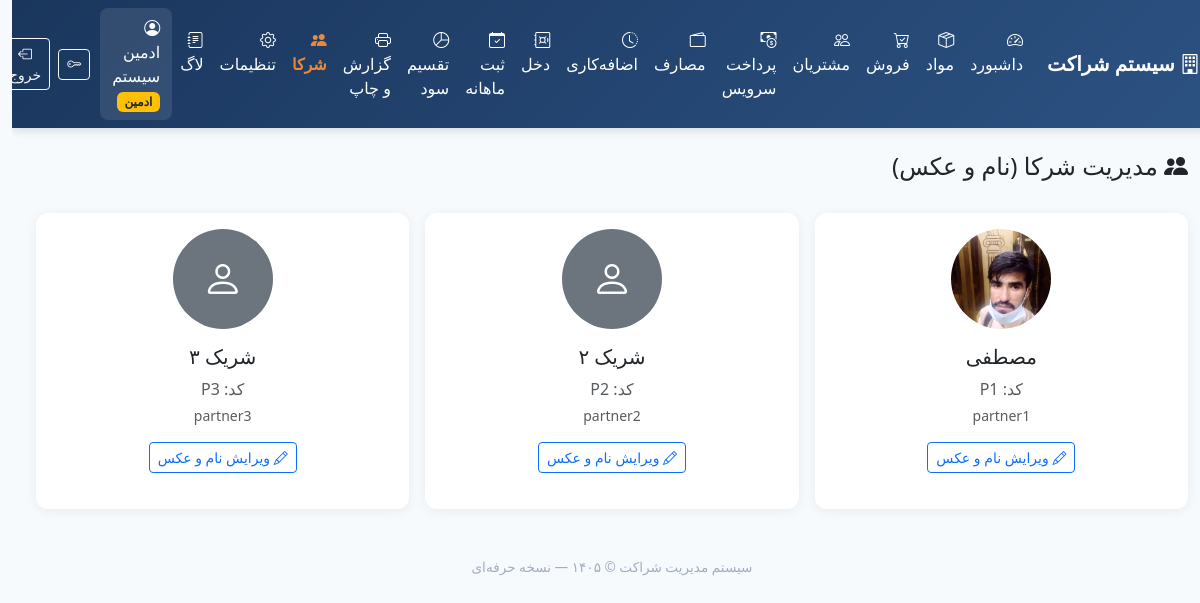
/partners (signed in), run on the app's committed database.
### tables this page shows
CREATE TABLE users (
            id INTEGER PRIMARY KEY AUTOINCREMENT,
            username TEXT UNIQUE NOT NULL,
            password_hash TEXT NOT NULL,
            full_name TEXT NOT NULL,
            role TEXT NOT NULL CHECK(role IN ('admin', 'partner')),
            partner_code TEXT,
            photo TEXT,
            is_active INTEGER DEFAULT 1,
            created_at TEXT DEFAULT CURRENT_TIMESTAMP
        );

### app.py (the view)
@app.route("/partners")
@login_required
@admin_required
def partners():
    conn = get_db()
    partners_list = conn.execute(
        "SELECT * FROM users WHERE role='partner' ORDER BY partner_code"
    ).fetchall()
    conn.close()
    return render_template("partners.html", partners=partners_list)

### app.py (called while the page is built, shortened)
def get_db():
    conn = sqlite3.connect(DB_PATH)
    conn.row_factory = sqlite3.Row
    try:
        conn.execute("PRAGMA foreign_keys = ON")
    except Exception:
        pass
    return conn

@login_manager.user_loader
def load_user(user_id):
    conn = get_db()
    row = conn.execute("SELECT * FROM users WHERE id = ?", (user_id,)).fetchone()
    conn.close()
    if row and row["is_active"]:
        return User(row["id"], row["username"], row["full_name"], row["role"], row["partner_code"], row["is_active"])
    return None

def admin_required(f):
    @wraps(f)
    def decorated(*args, **kwargs):
        if not current_user.is_authenticated or not current_user.is_admin:
            flash("دسترسی فقط برای ادمین مجاز است.", "danger")
            return redirect(url_for("dashboard"))
        return f(*args, **kwargs)
    return decorated

    @property
    def is_active(self):
        return self._active

    @property
    def is_admin(self):
        return self.role == "admin"

### templates/partners.html (shortened to what this page needs)
{% extends "base.html" %}
{% block content %}
<div class="d-flex justify-content-between align-items-center mb-4">
    <h4><i class="bi bi-people-fill"></i> مدیریت شرکا (نام و عکس)</h4>
</div>
<div class="row g-3">
    {% for p in partners %}
    <div class="col-md-4">
        <div class="card h-100 text-center">
            <div class="card-body">
                {% if p.photo %}
                <img src="{{ url_for('static', filename='uploads/' + p.photo) }}"
                     class="rounded-circle mb-3" style="width:100px; height:100px; object-fit:cover;">
                {% else %}
                <div class="rounded-circle bg-secondary text-white d-inline-flex align-items-center justify-content-center mb-3"
                     style="width:100px; height:100px; font-size:2.5rem;">
                    <i class="bi bi-person"></i>
                </div>
                {% endif %}
                <h5>{{ p.full_name }}</h5>
                <p class="text-muted mb-1">کد: {{ p.partner_code or '—' }}</p>
                <p class="small text-muted">{{ p.username }}</p>
                <a href="{{ url_for('partner_edit', id=p.id) }}" class="btn btn-sm btn-outline-primary">
                    <i class="bi bi-pencil"></i> ویرایش نام و عکس
                </a>
            </div>
        </div>
    </div>
    {% else %}
    <div class="col-12">
        <div class="alert alert-info">شریکی یافت نشد.</div>
    </div>
    {% endfor %}
</div>
{% endblock %}

### templates/base.html (shortened to what this page needs)
<!DOCTYPE html>
<html lang="fa" dir="rtl">
<head>
    <link href="https://cdn.jsdelivr.net/npm/bootstrap@5.3.3/dist/css/bootstrap.rtl.min.css" rel="stylesheet">
    <link href="https://cdn.jsdelivr.net/npm/bootstrap-icons@1.11.3/font/bootstrap-icons.min.css" rel="stylesheet">
</head>
<body>
    {% if current_user.is_authenticated %}
    <nav class="navbar navbar-expand-lg navbar-dark sticky-top">
        <div class="container-fluid">
            <a class="navbar-brand fw-bold" href="{{ url_for('dashboard') }}">
                <i class="bi bi-building"></i> سیستم شراکت
            </a>
            <div class="collapse navbar-collapse" id="nav">
                <ul class="navbar-nav me-auto mb-2 mb-lg-0">
                    <li class="nav-item">
                        <a class="nav-link {% if request.endpoint == 'dashboard' %}active{% endif %}" href="{{ url_for('dashboard') }}">
                            <i class="bi bi-speedometer2"></i> داشبورد
                        </a>
                    </li>
                    <li class="nav-item">
                        <a class="nav-link {% if request.endpoint == 'products' %}active{% endif %}" href="{{ url_for('products') }}">
                            <i class="bi bi-box-seam"></i> مواد
                        </a>
                    </li>
                    <li class="nav-item">
                        <a class="nav-link {% if request.endpoint == 'sales' %}active{% endif %}" href="{{ url_for('sales') }}">
                            <i class="bi bi-cart-check"></i> فروش
                        </a>
                    </li>
                    <li class="nav-item">
                        <a class="nav-link {% if request.endpoint == 'customers' %}active{% endif %}" href="{{ url_for('customers') }}">
                            <i class="bi bi-people"></i> مشتریان
                        </a>
                    </li>
                    <li class="nav-item">
                        <a class="nav-link {% if request.endpoint == 'payments' %}active{% endif %}" href="{{ url_for('payments') }}">
                            <i class="bi bi-cash-coin"></i> پرداخت سرویس
                        </a>
                    </li>
                    <li class="nav-item">
                        <a class="nav-link {% if request.endpoint == 'expenses' %}active{% endif %}" href="{{ url_for('expenses') }}">
                            <i class="bi bi-wallet2"></i> مصارف
                        </a>
                    </li>
                    <li class="nav-item">
                        <a class="nav-link {% if request.endpoint == 'overtime' %}active{% endif %}" href="{{ url_for('overtime') }}">
                            <i class="bi bi-clock-history"></i> اضافه‌کاری
                        </a>
                    </li>
                    <li class="nav-item">
                        <a class="nav-link {% if request.endpoint == 'cash' %}active{% endif %}" href="{{ url_for('cash') }}">
                            <i class="bi bi-safe"></i> دخل
                        </a>
                    </li>
                    <li class="nav-item">
                        <a class="nav-link {% if request.endpoint == 'monthly' %}active{% endif %}" href="{{ url_for('monthly') }}">
                            <i class="bi bi-calendar-check"></i> ثبت ماهانه
                        </a>
                    </li>
                    <li class="nav-item">
                        <a class="nav-link {% if request.endpoint == 'profit' %}active{% endif %}" href="{{ url_for('profit') }}">
                            <i class="bi bi-pie-chart"></i> تقسیم سود
                        </a>
                    </li>
                    <li class="nav-item">
                        <a class="nav-link {% if request.endpoint == 'reports' %}active{% endif %}" href="{{ url_for('reports') }}">
                            <i class="bi bi-printer"></i> گزارش و چاپ
                        </a>
                    </li>
                    {% if current_user.is_admin %}
                    <li class="nav-item">
                        <a class="nav-link {% if request.endpoint == 'partners' %}active{% endif %}" href="{{ url_for('partners') }}">
                            <i class="bi bi-people-fill"></i> شرکا
                        </a>
                    </li>
                    <li class="nav-item">
                        <a class="nav-link {% if request.endpoint == 'settings' %}active{% endif %}" href="{{ url_for('settings') }}">
                            <i class="bi bi-gear"></i> تنظیمات
                        </a>
                    </li>
                    <li class="nav-item">
                        <a class="nav-link {% if request.endpoint == 'logs' %}active{% endif %}" href="{{ url_for('logs') }}">
                            <i class="bi bi-journal-text"></i> لاگ
                        </a>
                    </li>
                    {% endif %}
                </ul>
                <div class="d-flex align-items-center text-white">
                    <div class="sidebar-user">
                        <i class="bi bi-person-circle"></i>
                        {{ current_user.full_name }}
                        <span class="badge bg-warning text-dark badge-role">{{ 'ادمین' if current_user.is_admin else 'شریک' }}</span>
                    </div>
                    <a href="{{ url_for('change_password') }}" class="btn btn-sm btn-outline-light me-2" title="تغییر رمز">
                        <i class="bi bi-key"></i>
                    </a>
                    <a href="{{ url_for('logout') }}" class="btn btn-sm btn-outline-light">
                        <i class="bi bi-box-arrow-left"></i> خروج
                    </a>
                </div>
            </div>
        </div>
    </nav>
    {% endif %}
    <main class="container-fluid py-4 px-3 px-md-4">
        {% block content %}{% endblock %}
    </main>
    <footer>
        سیستم مدیریت شراکت &copy; ۱۴۰۵ — نسخه حرفه‌ای
    </footer>
</body>
</html>

### templates/base.html (style rules this page uses)
:root { --primary: #1a365d; --primary-light: #2c5282; --accent: #ed8936; --success: #38a169; --bg: #f7fafc; }
body { font-family: 'Tahoma', 'Segoe UI', Tahoma, sans-serif; background: var(--bg); min-height: 100vh; }
.navbar { background: linear-gradient(135deg, var(--primary), var(--primary-light)) !important; box-shadow: 0 2px 10px rgba(0,0,0,0.15); }
.navbar-brand, .nav-link { color: #fff !important; }
.nav-link.active { color: var(--accent) !important; font-weight: bold; }
.card { border: none; border-radius: 12px; box-shadow: 0 2px 12px rgba(0,0,0,0.06); margin-bottom: 1.25rem; }
.badge-role { font-size: 0.75rem; }
.sidebar-user { background: rgba(255,255,255,0.1); border-radius: 8px; padding: 8px 12px; margin-left: 10px; }
footer { text-align: center; padding: 1.5rem; color: #a0aec0; font-size: 0.85rem; }

### data on the page
users: full_name "ادمین سیستم"
users: photo (picture), full_name "مصطفی", partner_code "P1", username "partner1"
users: partner_code "P2", username "partner2"
users: partner_code "P3", username "partner3"

### other printed values
{{ 'ادمین' if current_user.is_admin else 'شریک' }} "ادمین"
